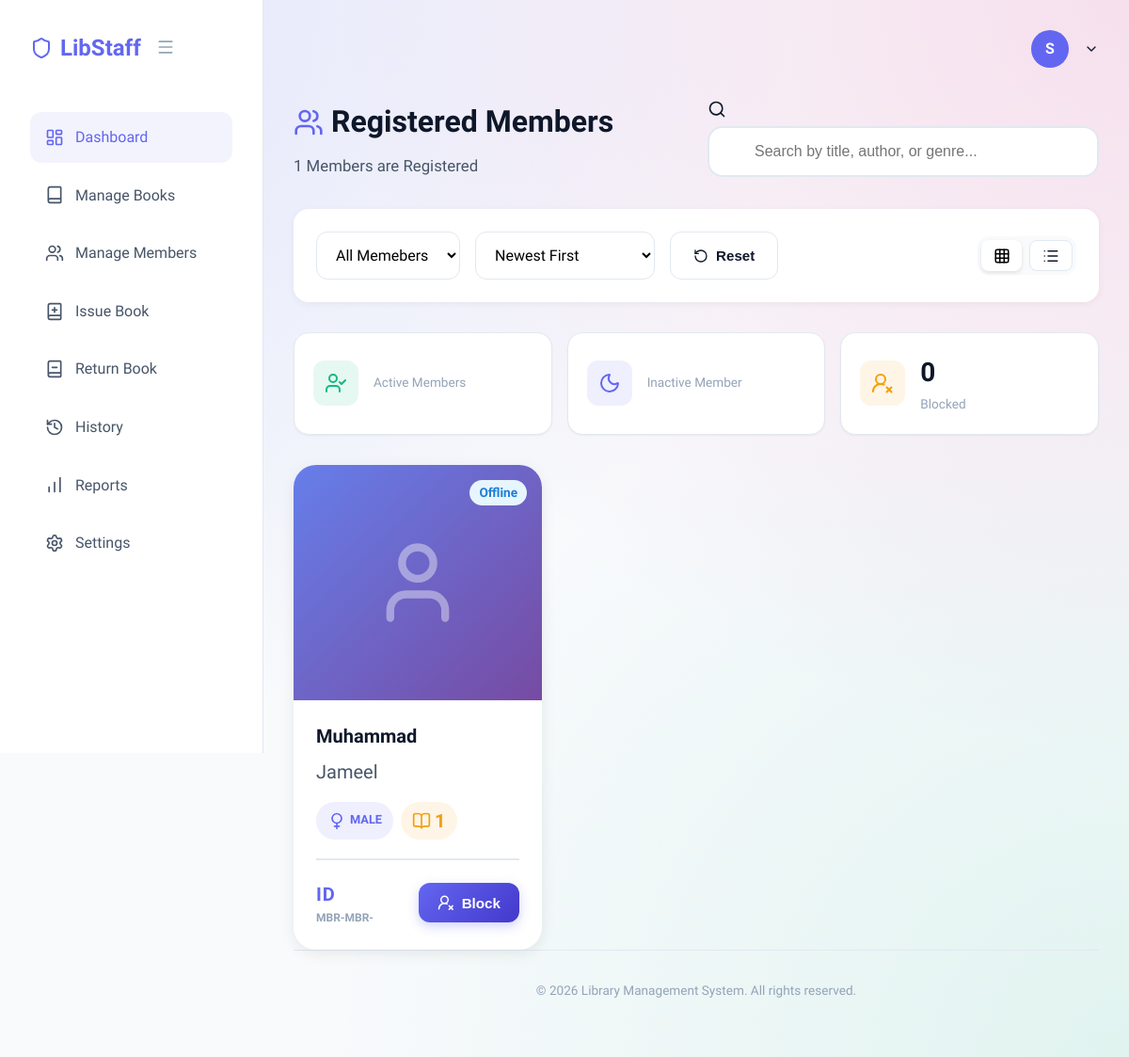
Page /manage_members/ on the committed database.
### library_management/models.py (models this page shows, shortened)
class CommonInfo(models.Model):
    GENDER_CHOICE = [
        ('Male', 'Male'),
        ('Female', 'Female')
    ]
    user = models.OneToOneField(User, on_delete=models.CASCADE)
    date_of_birth = models.DateField()
    gender = models.CharField(max_length=50, choices=GENDER_CHOICE)
    class Meta:
        abstract = True

class Member(CommonInfo):
    member_id = models.CharField(max_length=50, default='MBR-')
    join_date = models.DateField(auto_now_add=True)
    expiry_date = models.DateField(default=get_expiry_date)
    login_time =models.TimeField(null=True,blank=True)
    is_blocked = models.BooleanField(default=False)
    last_activity = models.DateTimeField(null=True,blank=True)
    borrow_count = models.IntegerField(null=True,blank=True)
    @property
    def status(self):
        if self.is_blocked:
            return "Blocked"
        if not self.last_activity:
            return "Inactive"
        now = timezone.now()
        diff = now - self.last_activity
        if diff < timedelta(minutes=5):
            return "Online"
        if diff < timedelta(hours=1):
            return "Away"
        if diff < timedelta(days=1):
            return "Offline"
        if diff > timedelta(days=30):
            return "Inactive"
        return "Offline"

### library_management/views.py (the view)
# urls.py: path('manage_members/',views.manage_members,name='manage_members'),
def manage_members(request):
    members = Member.objects.all()
    blocked = Member.objects.filter(is_blocked = True).count()
    for member in members:
        member.borrow_count=BorrowRecord.objects.filter(borrower = member,is_returned=False).count()
    content = {'members':members,
               'blocked':blocked,}
    return render(request,'manage_members.html',content)

### library_management/templates/manage_members.html (shortened to what this page needs)
{% extends "staff_base.html" %}
{% block body %}
    <header class="dashboard-header" style="flex-wrap: wrap; gap: 1.5rem; margin-bottom: 2rem;">
        <div style="flex: 1; min-width: 300px;">
            <h1
                style="font-size: 2rem; margin-bottom: 0.5rem; font-weight: 800; display: flex; align-items: center; gap: 0.5rem;">
                <i data-lucide="users" style="width: 32px; height: 32px; color: var(--primary);"></i>
                Registered Members
            </h1>
            <p style="color: var(--text-secondary); font-size: 1.05rem;">{{ members|length }} Members are Registered</p>
        </div>
        <div class="search-wrapper" style="flex: 1; min-width: 350px; max-width: 500px; position: relative;">
            <i data-lucide="search" class="search-icon" style="width: 20px; height: 20px;"></i>
            <input type="text" id="searchInput" placeholder="Search by title, author, or genre..."
                style="padding: 1rem 1rem 1rem 3rem; border: 2px solid var(--border-light); border-radius: var(--radius-lg); width: 100%; font-size: 1rem; transition: all 0.3s;"
                onfocus="this.style.borderColor='var(--primary)'; this.style.boxShadow='0 0 0 4px rgba(99, 102, 241, 0.1)'"
                onblur="this.style.borderColor='var(--border-light)'; this.style.boxShadow='none'">
        </div>
    </header>
    <div
        style="background: white; padding: 1.5rem; border-radius: var(--radius-lg); box-shadow: 0 2px 8px rgba(0,0,0,0.05); margin-bottom: 2rem;">
        <div style="display: flex; justify-content: space-between; align-items: center; flex-wrap: wrap; gap: 1rem;">
            <div style="display: flex; gap: 1rem; flex-wrap: wrap; flex: 1;">
                <select id="statusFilter" class="form-control" style="width: auto; min-width: 150px;">
                    <option value="">All Memebers</option>
                </select>
                <select id="sortFilter" class="form-control" style="width: auto; min-width: 150px;">
                    <option value="newest">Newest First</option>
                </select>
                <button class="btn btn-secondary" onclick="resetFilters()">
                    <i data-lucide="rotate-ccw" style="width: 16px; height: 16px;"></i>
                    Reset
                </button>
            </div>
            <div
                style="display: flex; gap: 0.5rem; background: var(--bg-body); padding: 0.25rem; border-radius: var(--radius-md);">
                <button id="gridViewBtn" class="btn btn-sm"
                    style="background: white; box-shadow: 0 2px 4px rgba(0,0,0,0.1);" onclick="switchView('grid')">
                    <i data-lucide="grid-3x3" style="width: 18px; height: 18px;"></i>
                </button>
                <button id="listViewBtn" class="btn btn-sm btn-secondary" onclick="switchView('list')">
                    <i data-lucide="list" style="width: 18px; height: 18px;"></i>
                </button>
            </div>
        </div>
    </div>
    <div
        style="display: grid; grid-template-columns: repeat(auto-fit, minmax(200px, 1fr)); gap: 1rem; margin-bottom: 2rem;">
        <div class="stat-card hover-lift" style="padding: 1.25rem;">
            <div style="display: flex; align-items: center; gap: 1rem;">
                <div class="stat-icon"
                    style="background: rgba(16, 185, 129, 0.1); color: var(--success); width: 48px; height: 48px;">
                    <i data-lucide="user-check" style="width: 24px; height: 24px;"></i>
                </div>
                <div>
                    <div style="color: var(--text-muted); font-size: 0.85rem;">Active Members</div>
                </div>
            </div>
        </div>
        <div class="stat-card hover-lift" style="padding: 1.25rem;">
            <div style="display: flex; align-items: center; gap: 1rem;">
                <div class="stat-icon"
                    style="background: rgba(99, 102, 241, 0.1); color: var(--primary); width: 48px; height: 48px;">
                    <i data-lucide="moon" style="width: 24px; height: 24px;"></i>
                </div>
                <div>
                    <div style="color: var(--text-muted); font-size: 0.85rem;">Inactive Member</div>
                </div>
            </div>
        </div>
        <div class="stat-card hover-lift" style="padding: 1.25rem;">
            <div style="display: flex; align-items: center; gap: 1rem;">
                <div class="stat-icon"
                    style="background: rgba(245, 158, 11, 0.1); color: var(--warning); width: 48px; height: 48px;">
                    <i data-lucide="user-round-x" style="width: 24px; height: 24px;"></i>
                </div>
                <div>
                    <div style="font-size: 1.75rem; font-weight: 800;">{{ blocked }}</div>
                    <div style="color: var(--text-muted); font-size: 0.85rem;">Blocked</div>
                </div>
            </div>
        </div>
    </div>
    <div id="gridView" style="display: grid; grid-template-columns: repeat(auto-fill, minmax(260px, 1fr)); gap: 2rem;">
        {% for member in members %}
        <div class="member-card hover-lift" data-first="{{ member.user.first_name|lower }}" data-last="{{ member.user.last_name|lower }}"
            data-status="{{ member.status }}" data-id="{{ member.member_id }}"
            style="background: white; border-radius: var(--radius-xl); overflow: hidden; box-shadow: 0 4px 16px rgba(0,0,0,0.08); transition: all 0.3s; cursor: pointer;">
            <div
                style="position: relative; overflow: hidden; height: 250px; background: linear-gradient(135deg, #667eea 0%, #764ba2 100%);">
                {% if member.Image %}
                <img src="{{ member.Image.url }}" alt="{{ member.user.first_name }}"
                    style="width: 100%; height: 100%; object-fit: cover; transition: transform 0.5s;"
                    onmouseover="this.style.transform='scale(1.1)'" onmouseout="this.style.transform='scale(1)'">
                {% else %}
                <div style="width: 100%; height: 100%; display: flex; align-items: center; justify-content: center;">
                    <i data-lucide="user" style="width: 100px; height: 100px; color: white; opacity: 0.4;"></i>
                </div>
                {% endif %}
                <div
                    style="position: absolute; top: 1rem; right: 1rem; font-size: 0.85rem; font-weight: 700; display: flex; ">
                    <span class="status-{{ member.status|lower }}">{{ member.status }}</span>
                </div>
            </div>
            <div style="padding: 1.5rem;">
                <h3
                    style="font-size: 1.25rem; font-weight: 800; margin-bottom: 0.5rem; line-height: 1.4; display: -webkit-box; -webkit-line-clamp: 2; -webkit-box-orient: vertical; overflow: hidden; color: var(--text-main);">
                    {{ member.user.first_name }}
                </h3>
                <p style="color: var(--text-secondary); font-size: 1.25rem; margin-bottom: 1rem; font-weight: 500;">
                    {{ member.user.last_name }}</p>
                <div style="display: flex; gap: 0.5rem; flex-wrap: wrap; margin-bottom: 1.25rem;">
                    <span class="role-badge"
                        style="background: rgba(99, 102, 241, 0.1); color: var(--primary); font-size: 0.8rem; display: flex; align-items: center; gap: 0.25rem;">
                        {% if member.gender == Male %}
                            <i data-lucide="mars" style="width: 12px; height: 12px;"></i>
                        {% else %}
                            <i data-lucide="venus" style="width: 20px; height: 20px;"></i>
                        {% endif %}
                        {{ member.gender }}
                    </span>
                    <span class="role-badge"
                        style="background: rgba(245, 158, 11, 0.1); color: var(--warning); font-size: 1.25rem; display: flex; align-items: center; gap: 0.25rem;">
                        <i data-lucide="book-open" style="width: 20px; height: 20px;"></i>
                        {{ member.borrow_count }}
                    </span>
                </div>
                <div
                    style="display: flex; justify-content: space-between; align-items: center; padding-top: 1.25rem; border-top: 2px solid var(--border-light);">
                    <div>
                        <div
                            style="font-size: 1.25rem; color: var(--primary); font-weight: 600; text-transform: uppercase; letter-spacing: 0.05em;">
                            ID</div>
                        <div style="font-weight: 800; color: var(--text-muted); font-size: 0.75rem;"> MBR-{{ member.member_id }}
                        </div>
                    </div>
                    <button onclick="window.location.href='#'" class="btn btn-primary"
                        style="padding: 0.75rem 1.25rem; font-weight: 700;">
                        <i data-lucide="user-round-x" style="width: 18px; height: 18px;"></i>
                        Block
                    </button>
                </div>
            </div>
        </div>
        {% endfor %}
    </div>
{% endblock body %}

### library_management/static/library_management/premium_style.css (style rules this page uses)
:root { --primary: #6366f1; --primary-dark: #4338ca; --secondary: #8b5cf6; --accent: #ec4899; --success: #10b981; --warning: #f59e0b; --danger: #ef4444; --bg-body: #f8fafc; --bg-surface: #ffffff; --bg-glass: rgba(255, 255, 255, 0.7); --text-main: #0f172a; --text-secondary: #475569; --text-muted: #94a3b8; --border-light: #e2e8f0; --shadow-sm: 0 1px 2px 0 rgba(0, 0, 0, 0.05); --shadow-md: 0 4px 6px -1px rgba(0, 0, 0, 0.1); --shadow-lg: 0 10px 15px -3px rgba(0, 0, 0, 0.1); --shadow-glass: 0 8px 32px 0 rgba(31, 38, 135, 0.15); --radius-sm: 0.5rem; --radius-md: 0.75rem; --radius-lg: 1rem; --radius-xl: 1.5rem; }
* { margin: 0; padding: 0; box-sizing: border-box; }
body { font-family: 'Plus Jakarta Sans', sans-serif; background-color: var(--bg-body); background-image: radial-gradient(at 0% 0%, rgba(99, 102, 241, 0.15) 0px, transparent 50%), radial-gradient(at 100% 0%, rgba(236, 72, 153, 0.15) 0px, transparent 50%), radial-gradient(at 100% 100%, rgba(16, 185, 129, 0.1) 0px, transparent 50%); background-attachment: fixed; color: var(--text-main); min-height: 100vh; line-height: 1.6; -webkit-font-smoothing: antialiased; }
.btn { display: inline-flex; align-items: center; justify-content: center; padding: 0.75rem 1.5rem; border-radius: var(--radius-md); font-weight: 600; cursor: pointer; transition: all 0.2s ease; border: none; font-size: 0.95rem; gap: 0.5rem; }
.btn-primary { background: linear-gradient(135deg, var(--primary), var(--primary-dark)); color: white; box-shadow: 0 4px 12px rgba(99, 102, 241, 0.3); }
.btn-secondary { background: white; color: var(--text-main); border: 1px solid var(--border-light); }
.btn-sm { padding: 0.4rem 0.8rem; font-size: 0.85rem; border-radius: var(--radius-sm); }
.form-control { width: 100%; padding: 0.875rem 1rem; border-radius: var(--radius-md); border: 1px solid var(--border-light); background: rgba(255, 255, 255, 0.8); font-family: inherit; font-size: 1rem; transition: all 0.2s; }
.dashboard-header { display: flex; justify-content: space-between; align-items: center; margin-bottom: 2rem; }
.stat-card { background: white; padding: 1.5rem; border-radius: var(--radius-lg); box-shadow: var(--shadow-sm); border: 1px solid var(--border-light); display: flex; align-items: center; gap: 1rem; }
.stat-icon { width: 48px; height: 48px; border-radius: 12px; background: rgba(99, 102, 241, 0.1); color: var(--primary); display: flex; align-items: center; justify-content: center; font-size: 1.5rem; }
.role-badge { display: inline-block; padding: 0.25rem 0.75rem; border-radius: 999px; font-size: 0.75rem; font-weight: 700; text-transform: uppercase; }

### library_management/static/library_management/enhanced_ui.css (style rules this page uses)
.hover-lift { transition: transform 0.3s ease, box-shadow 0.3s ease; }
.stat-card { animation: fadeIn 0.5s ease; }
.status-offline { background: #e7f5ff; color: #1c7ed6; padding: 3px 10px; border-radius: 20px; }

### rows in the picture
Member: status "Offline", user.first_name "Muhammad", user.last_name "Jameel", gender "MALE", borrow_count "1", member_id "MBR-"

### other values in the picture
{{ user.first_name|slice:":1"|default:"S" }} "S"
{{ members|length }} "1"
{{ blocked }} "0"
